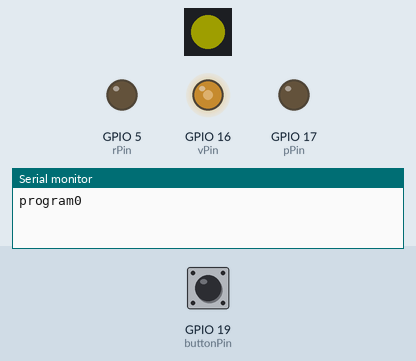
The sketch below on a simulated ESP32. Parts: 1 RGB LEDs in strip order, left to right, output pins drawn as LEDs (lit = HIGH), the last lines printed to the serial monitor. Dashed ring = blinking. The inputs (shaded band) are chosen by the test bench; at power-on: GPIO 19 (buttonPin) HIGH. Dim RGB values are drawn brighter than linear; random numbers use the default seed unless the sketch sets one.

Above: at 1.2 s.
1.3 s: GPIO 19 (buttonPin) pulled LOW for 0.15 s
At 2.2 s:
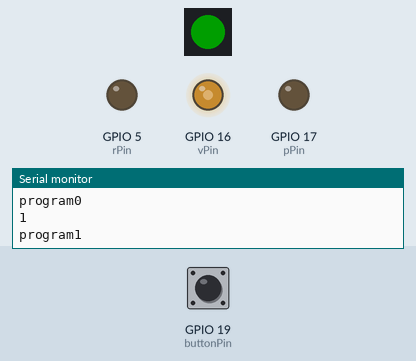
4.4 s: GPIO 19 (buttonPin) pulled LOW for 1 s
At 5.6 s:
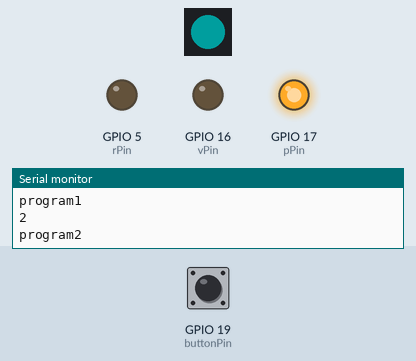
8.4 s: GPIO 19 (buttonPin) pulled LOW for 0.15 s
At 8.62 s:
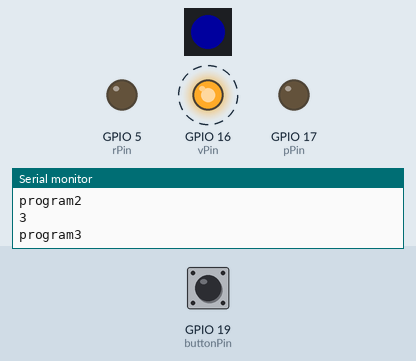
11.4 s: GPIO 19 (buttonPin) pulled LOW for 3.2 s
At 11.85 s:
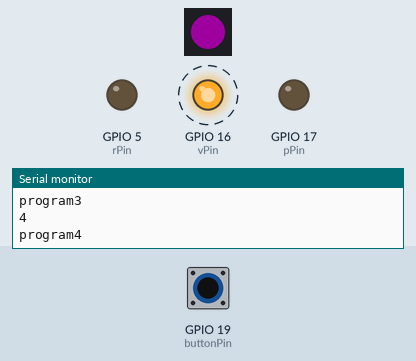
16.1 s: GPIO 19 (buttonPin) pulled LOW for 0.15 s
At 17.5 s:
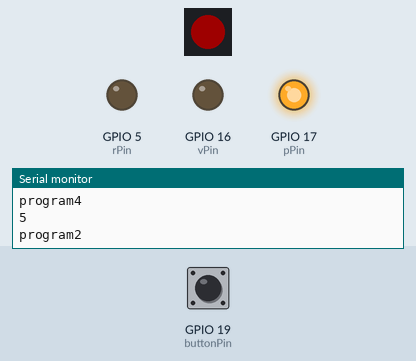
Timing chart, 0 to 23.9 s (numbered marks = the images above; inputs shaded):
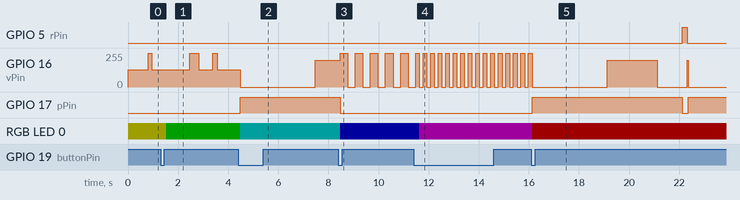

The sketch:

motor.ino
```cpp
/*
 Motor tests
*/
#include <Adafruit_NeoPixel.h>

// the number of the LED pin
const int pPin = 17;  // 16 corresponds to GPIO16
const int vPin = 16;  // 17 corresponds to GPIO17
const int rPin = 5;   // 5  corresponds to GPIO5

const int rgbPin = 23;
const int buttonPin = 19;

// setting PWM properties
const int freq = 5000;
const int pChannel = 0;
const int vChannel = 1;
const int resolution = 8;

int mode = 0;
unsigned long btPressedMillis = 0;

// colors
int b = 30; // brightnes
Adafruit_NeoPixel strip = Adafruit_NeoPixel(1, rgbPin, NEO_GRB + NEO_KHZ800);

uint32_t yellow = strip.Color(b,b,0);
uint32_t green = strip.Color(0,b,0 );
uint32_t cyan = strip.Color(0,b,b);
uint32_t blue = strip.Color(0,0,b);
uint32_t magenta = strip.Color(b,0,b);
uint32_t red = strip.Color(b,0,0);

uint32_t white = strip.Color(255,255,255);

//variabls to blink without delay:
const int led = 2;
unsigned long previousMillis = 0;        // will store last time LED was updated
const long interval = 1000;           // interval at which to blink (milliseconds)
int ledState = LOW;             // ledState used to set the LED


const unsigned long debuncingDelay = 300;

void IRAM_ATTR isr() {
  // debounce key
  unsigned long currentMillis = millis();
  if (currentMillis - btPressedMillis > debuncingDelay ) {
    if(mode ==5) {
      mode = 0;
    } else {
      mode = mode + 1;
    }
    btPressedMillis = currentMillis;
    Serial.println(mode);
  }

}
/*
   setup function
*/
void setup(void) {

  Serial.begin(115200);

  strip.begin();
  strip.show();

  // configure LED PWM functionalitites
  ledcSetup(pChannel, freq, resolution);
  ledcSetup(vChannel, freq, resolution);

  // attach the channel to the GPIO to be controlled
  ledcAttachPin(pPin, pChannel);
  ledcAttachPin(vPin, vChannel);

  pinMode(rPin, OUTPUT);

  pinMode(buttonPin, INPUT_PULLUP);
  attachInterrupt(buttonPin, isr, FALLING);
}

void displayMode() {
    switch (mode) {
      case 0:
        strip.setPixelColor(0, yellow);
        break;
      case 1:
         strip.setPixelColor(0, green);
        break;
      case 2:
         strip.setPixelColor(0, cyan);
        break;
      case 3:
         strip.setPixelColor(0, blue);
        break;
      case 4:
         strip.setPixelColor(0, magenta);
        break;
       case 5:
         strip.setPixelColor(0, red);
        break;
    }
    strip.show();
}


void loop(void) {

      switch (mode) {
      case 0:
          program0();
        break;
      case 1:
           program1();
        break;
      case 2:
           program2();
        break;
      case 3:
           program3();
        break;
      case 4:
           program4();
        break;
       case 5:
           program2();
        break;
    }
}


int delay_inter(int delaytime, int current_mode) {
  if (current_mode != mode) {
    return 0;
  } else {
    delay(delaytime);
  }
  return 1;
}

void program3(void) {
  Serial.println("program3");
  int current_mode = mode;
  displayMode();
  ledcWrite(pChannel, 0);
  for (int i = 0; i < 20; i++) {
    ledcWrite(vChannel, 255);
    if (delay_inter(300, current_mode) == 0) { goto bailout; }
    ledcWrite(vChannel, 0);
    if (delay_inter(300, current_mode) == 0) { goto bailout; }
  }
  bailout:
  return;
}

void program4(void) {
  Serial.println("program4");
  int current_mode = mode;
  displayMode();
  ledcWrite(pChannel, 0);
  for (int i = 0; i < 20; i++) {
    ledcWrite(vChannel, 255);
    if (delay_inter(150, current_mode) == 0) { goto bailout; }
    ledcWrite(vChannel, 0);
    if (delay_inter(150, current_mode) == 0) { goto bailout; }
  }
  for (int i = 0; i < 12; i++) {
    ledcWrite(vChannel, 180);
    if (delay_inter(150, current_mode) == 0) { goto bailout; }
    ledcWrite(vChannel,0);
    if (delay_inter(150, current_mode) == 0) { goto bailout; }
  }
  bailout:
  return;
}


void program2(void) {
  Serial.println("program2");
  int current_mode = mode;
  displayMode();
  for (int i = 0; i < 20; i++) {
    ledcWrite(vChannel, 0);
    ledcWrite(pChannel, 255);
    if (delay_inter(1000, current_mode) == 0) { goto bailout; }
    if (delay_inter(1000, current_mode) == 0) { goto bailout; }
    if (delay_inter(1000, current_mode) == 0) { goto bailout; }
    ledcWrite(vChannel, 200);
    if (delay_inter(1000, current_mode) == 0) { goto bailout; }
    if (delay_inter(1000, current_mode) == 0) { goto bailout; }
    ledcWrite(vChannel, 0);
    if (delay_inter(1000, current_mode) == 0) { goto bailout; }


    digitalWrite(rPin, HIGH);
    ledcWrite(pChannel, 0);
    if (delay_inter(200, current_mode) == 0) { goto bailout; }
    digitalWrite(rPin, LOW);
    ledcWrite(vChannel, 200);

    if (delay_inter(random(100), current_mode) == 0) { goto bailout; }
  }
  bailout:
  return;
}

void program1(void) {
  Serial.println("program1");
  int current_mode = mode;
  displayMode();
  ledcWrite(pChannel, 0);
  for (int i = 0; i < 20; i++) {
    ledcWrite(vChannel, 130);
    if (delay_inter(random(500, 1000), current_mode) == 0) { goto bailout; }
    ledcWrite(vChannel, 255);
    if (delay_inter(random(100, 800), current_mode) == 0) { goto bailout; }
  }
  bailout:
  return;
}

void program0(void) {
  Serial.println("program0");
  int current_mode = mode;
  displayMode();
  ledcWrite(pChannel, 0);
  for (int i = 0; i < 20; i++) {
    ledcWrite(vChannel, 130);
    if (delay_inter(random(500, 1000), current_mode) == 0) { goto bailout; }
    ledcWrite(vChannel, 255);
    if (delay_inter(random(100, 800), current_mode) == 0) { goto bailout; }
  }

  for (int i = 0; i < 20; i++) {
    ledcWrite(vChannel, 200);
    ledcWrite(pChannel, 255);
    if (delay_inter(2000, current_mode) == 0) { goto bailout; }
    digitalWrite(rPin, HIGH);
    ledcWrite(pChannel, 0);
    if (delay_inter(100, current_mode) == 0) { goto bailout; }
    digitalWrite(rPin, LOW);
    ledcWrite(vChannel, 200);

    if (delay_inter(random(100), current_mode) == 0) { goto bailout; }
  }
  bailout:
  return;
}
```

Measured:
- after the input at 1.3 s, RGB LED 0: RGB(30, 30, 0) → RGB(0, 30, 0) after 0.23 s
- after the input at 4.4 s, GPIO 17 (pPin): LOW → HIGH after 0.08 s; RGB LED 0: RGB(0, 30, 0) → RGB(0, 30, 30) after 0.08 s
- after the input at 8.4 s, RGB LED 0: RGB(0, 30, 30) → RGB(0, 0, 30) after 0.08 s
- after the input at 11.4 s, RGB LED 0: RGB(0, 0, 30) → RGB(30, 0, 30) after 0.23 s
- after the input at 16.1 s, GPIO 5 (rPin): LOW → HIGH after 6.0 s, → LOW 0.20 s later; GPIO 17 (pPin): LOW → HIGH at once, → LOW 6.0 s later, → HIGH 0.24 s later; RGB LED 0: RGB(30, 0, 30) → RGB(30, 0, 0) at once
